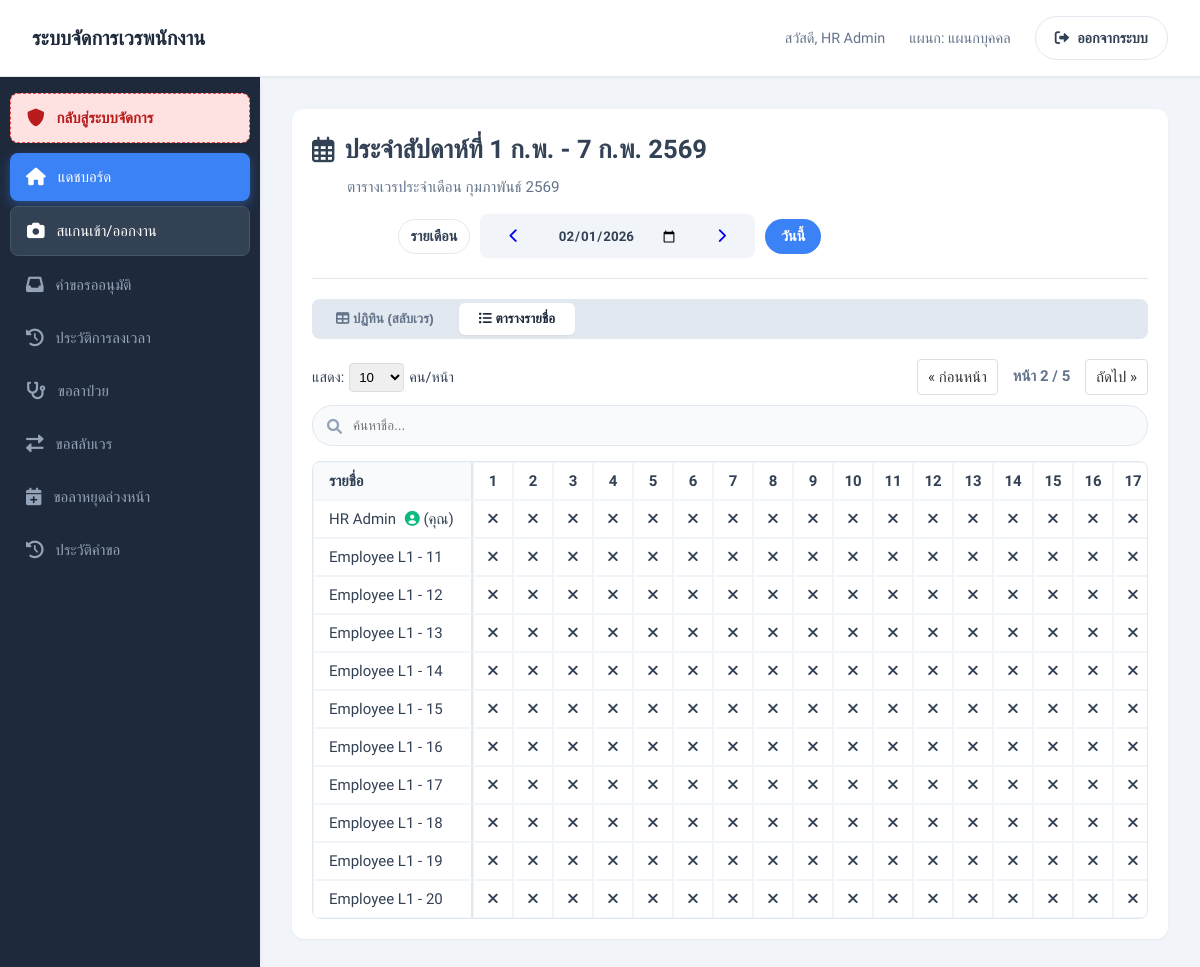
Screenshot of /user_dashboard.php?view=week&date=2026-02-01&limit=10&page=2&tab=timeline-view (signed in) with the database file from the repository.
### tables this page shows
CREATE TABLE `users` (
  `id` int(11) NOT NULL,
  `username` varchar(50) NOT NULL,
  `password` varchar(255) NOT NULL,
  `full_name` varchar(100) NOT NULL,
  `department_id` int(11) DEFAULT NULL,
  `level` enum('user','admin','super_admin') DEFAULT 'user',
  `employee_level` int(11) DEFAULT 1,
  `email` varchar(100) DEFAULT NULL,
  `phone` varchar(20) DEFAULT NULL,
  `is_active` tinyint(1) DEFAULT 1,
  `last_login` timestamp NULL DEFAULT NULL,
  `login_attempts` int(11) DEFAULT 0,
  `last_login_attempt` timestamp NULL DEFAULT NULL,
  `is_locked` tinyint(1) DEFAULT 0,
  `locked_until` timestamp NULL DEFAULT NULL,
  `must_change_password` tinyint(1) DEFAULT 0,
  `password_changed_at` timestamp NOT NULL DEFAULT current_timestamp(),
  `created_by` int(11) DEFAULT NULL,
  `created_at` timestamp NOT NULL DEFAULT current_timestamp(),
  `updated_at` timestamp NOT NULL DEFAULT current_timestamp() ON UPDATE current_timestamp()
);

### user_dashboard.php (the view, shortened to what the rows shown need)
<?php
include 'config.php';
$user_id = $_SESSION['user_id'];
$department_id = $_SESSION['department_id'];
$active_tab = isset($_GET['tab']) ? $_GET['tab'] : 'calendar-view';
$limit = isset($_GET['limit']) ? (int)$_GET['limit'] : 10;
$ref_date = isset($_GET['date']) ? $_GET['date'] : date('Y-m-d');
$view_mode = isset($_GET['view']) ? $_GET['view'] : 'week';
$thai_months_short = [1=>'ม.ค.', 2=>'ก.พ.', 3=>'มี.ค.', 4=>'เม.ย.', 5=>'พ.ค.', 6=>'มิ.ย.', 7=>'ก.ค.', 8=>'ส.ค.', 9=>'ก.ย.', 10=>'ต.ค.', 11=>'พ.ย.', 12=>'ธ.ค.'];
$thai_months_full = [1=>'มกราคม', 2=>'กุมภาพันธ์', 3=>'มีนาคม', 4=>'เมษายน', 5=>'พฤษภาคม', 6=>'มิถุนายน', 7=>'กรกฎาคม', 8=>'สิงหาคม', 9=>'กันยายน', 10=>'ตุลาคม', 11=>'พฤศจิกายน', 12=>'ธันวาคม'];
$timeline_start = date('Y-m-01', strtotime($ref_date));
$timeline_end   = date('Y-m-t', strtotime($ref_date));
if ($view_mode == 'month') {
    $start_month = date('Y-m-01', strtotime($ref_date));
    $end_month = date('Y-m-t', strtotime($ref_date));
    $start_cal = (date('w', strtotime($start_month)) == 0) ? $start_month : date('Y-m-d', strtotime('last sunday', strtotime($start_month)));
    $end_cal = (date('w', strtotime($end_month)) == 6) ? $end_month : date('Y-m-d', strtotime('next saturday', strtotime($end_month)));
    $prev_date = date('Y-m-d', strtotime($start_month . ' -1 month'));
    $next_date = date('Y-m-d', strtotime($start_month . ' +1 month'));
    $y_th = date('Y', strtotime($start_month)) + 543;
    $header_title = "ประจำเดือน " . $thai_months_full[date('n', strtotime($start_month))] . " " . $y_th;
    $grid_class = "";
    $input_type = "month";
    $input_val = date('Y-m', strtotime($ref_date));
} else {
    $ts = strtotime($ref_date);
    $start_cal = (date('w', $ts) == 0) ? date('Y-m-d', $ts) : date('Y-m-d', strtotime('last sunday', $ts));
    $end_cal = date('Y-m-d', strtotime($start_cal . ' +6 days'));
    $sd = date('j', strtotime($start_cal));
    $sm = $thai_months_short[date('n', strtotime($start_cal))];
    $ed = date('j', strtotime($end_cal));
    $em = $thai_months_short[date('n', strtotime($end_cal))];
    $y_th = date('Y', strtotime($end_cal)) + 543;
    $header_title = "ประจำสัปดาห์ที่ $sd $sm - $ed $em $y_th";
}
$timeline_map = [];
$u_sql = "SELECT id, full_name FROM users WHERE department_id = ? AND is_active = TRUE ORDER BY full_name";
$u_stmt = mysqli_prepare($conn, $u_sql);
mysqli_stmt_bind_param($u_stmt, "i", $department_id);
mysqli_stmt_execute($u_stmt);
$u_res = mysqli_stmt_get_result($u_stmt);
$my_user_data = null;
$other_users = [];
while($r = mysqli_fetch_assoc($u_res)) {
    if ($r['id'] == $user_id) {
        $my_user_data = $r;
    } else {
        $other_users[] = $r;
    }
}
$page = isset($_GET['page']) ? max(1, (int)$_GET['page']) : 1;
$offset = ($page - 1) * $limit;
$display_others = array_slice($other_users, $offset, $limit);
$display_users = [];
if ($my_user_data) {
    $display_users[] = $my_user_data;
}
$display_users = array_merge($display_users, $display_others);
$holidays = [];
?>
<!DOCTYPE html>
<html lang="th">
<head>
    <link rel="stylesheet" href="style.css">
    <link href="https://cdnjs.cloudflare.com/ajax/libs/font-awesome/6.0.0/css/all.min.css" rel="stylesheet">
    <link rel="stylesheet" href="https://cdn.jsdelivr.net/npm/mobile-drag-drop@2.3.0-rc.2/default.css">
</head>
<body>
    <div class="container">
        <header>
            <h1>ระบบจัดการเวรพนักงาน</h1>
        </header>
        <div class="dashboard-container">
            <main class="content-area">
                <div class="card shadow-sm mb-4" style="border-radius: 12px; border: none; overflow: visible;">
                    <div class="card-body" style="padding: 20px;">
                        <div style="display: flex; justify-content: space-between; align-items: center; flex-wrap: wrap; gap: 15px; margin-bottom: 20px; padding-bottom: 20px; border-bottom: 1px solid #e2e8f0;">
                            <div>
                                <h2 style="margin: 0; font-size: 1.6rem; color: var(--primary-blue); font-weight: bold; display: flex; align-items: center; gap: 10px;">
                                    <i class="far fa-calendar-alt"></i> <?php echo $header_title; ?>
                                </h2>
                            </div>
                        </div>
                        <div id="timeline-view" class="tab-content <?php echo ($active_tab == 'timeline-view') ? 'active' : ''; ?>">
                            <div class="timeline-wrapper" style="border-radius: 8px; border: 1px solid #e2e8f0;">
                                <table class="timeline-table" id="userTable">
                                    <thead>
                                        <tr>
                                            <th class="sticky-col" style="background: #f8fafc;">รายชื่อ</th>
                                            <?php
                                            $curr_h = $timeline_start;
                                            while($curr_h <= $timeline_end) {
                                                $d_num = date('j', strtotime($curr_h));
                                                $cls = in_array($curr_h, $holidays) ? 'header-holiday' : '';
                                                echo "<th class='$cls' style='min-width: 40px;'>$d_num</th>";
                                                $curr_h = date('Y-m-d', strtotime($curr_h . ' +1 day'));
                                            }
                                            ?>
                                        </tr>
                                    </thead>
                                    <tbody>
                                        <?php foreach($display_users as $u): ?>
                                        <tr class="<?php echo ($u['id'] == $user_id) ? 'my-row' : ''; ?>">
                                            <td class="sticky-col">
                                                <?php echo $u['full_name']; ?>
                                                <?php if($u['id'] == $user_id) echo ' <i class="fas fa-user-circle" style="color:var(--success); margin-left:5px;"></i> (คุณ)'; ?>
                                            </td>
                                            <?php
                                            $curr_d = $timeline_start;
                                            while($curr_d <= $timeline_end) {
                                                $bg = in_array($curr_d, $holidays) ? 'is-holiday-col' : '';
                                                echo "<td class='$bg'>";
                                                if (isset($timeline_map[$u['id']][$curr_d])) {
                                                    $st = $timeline_map[$u['id']][$curr_d];
                                                    $short_map = ['morning'=>'ช','afternoon'=>'บ','night'=>'ด','day'=>'D','night_shift'=>'N','morning_afternoon'=>'ชบ','morning_night'=>'ชด','afternoon_night'=>'บด'];
                                                    $sh = $short_map[$st] ?? substr($st, 0, 1);
                                                    echo "<div class='schedule-item $st' style='justify-content:center; width:28px; height:28px; border-radius:50%; margin:auto;'>$sh</div>";
                                                } else {
                                                    echo "<div class='day-off-marker'><i class='fas fa-times'></i></div>";
                                                }
                                                echo "</td>";
                                                $curr_d = date('Y-m-d', strtotime($curr_d . ' +1 day'));
                                            }
                                            ?>
                                        </tr>
                                        <?php endforeach; ?>
                                    </tbody>
                                </table>
                            </div>
                        </div>
                    </div>
                </div>
            </main>
        </div>
    </div>
    </body>
</html>

### rows the page displays
users: full_name "HR Admin", shows "(คุณ)"
users: full_name "Employee L1 - 11"
users: full_name "Employee L1 - 12"
users: full_name "Employee L1 - 13"
users: full_name "Employee L1 - 14"
users: full_name "Employee L1 - 15"
users: full_name "Employee L1 - 16"
users: full_name "Employee L1 - 17"
users: full_name "Employee L1 - 18"
users: full_name "Employee L1 - 19"
users: full_name "Employee L1 - 20"

### other values shown
$_SESSION['full_name'] "HR Admin"
$dept_name "แผนกบุคคล"
$header_title "ประจำสัปดาห์ที่ 1 ก.พ. - 7 ก.พ. 2569"
$thai_month_year "กุมภาพันธ์ 2569"
$page "2"
$total_pages "5"
$d_num "1"
$d_num "2"
$d_num "3"
$d_num "4"
$d_num "5"
$d_num "6"
$d_num "7"
$d_num "8"
$d_num "9"
